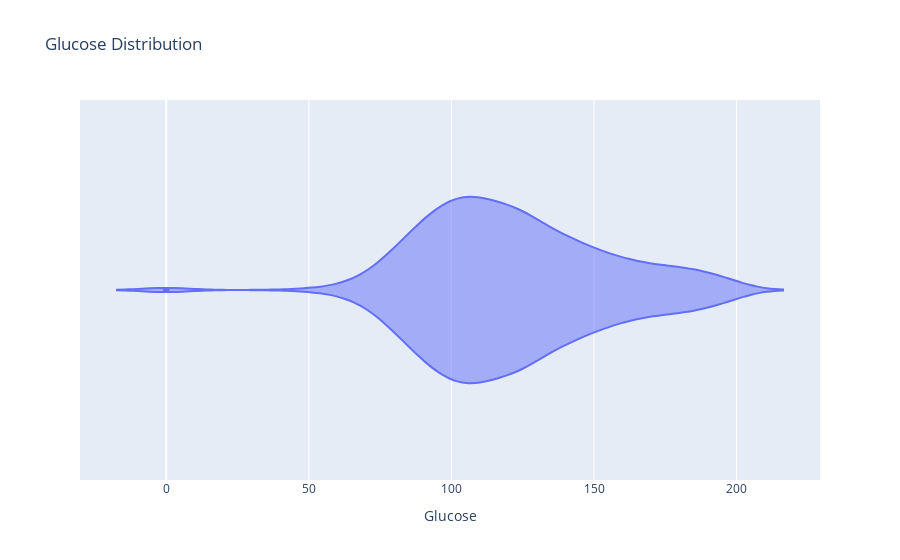

This figure's notebook cell:
### Code cell
px.violin(df, 'Glucose', title='Glucose Distribution')

### Figure 1 — Plotly figure (JSON) as saved in the notebook; plotly's stock layout.template omitted (floating-point values rounded to 4 significant figures; data arrays with more than 128 entries replaced by an {"elided": "..."} marker saying what was removed)
{"data": [{"alignmentgroup": "True", "box": {"visible": false}, "hovertemplate": "Glucose=%{x}<extra></extra>", "legendgroup": "", "marker": {"color": "#636efa"}, "name": "", "offsetgroup": "", "orientation": "h", "scalegroup": "True", "showlegend": false, "type": "violin", "x": {"elided": "768 int values"}, "x0": " ", "xaxis": "x", "y0": " ", "yaxis": "y"}], "layout": {"legend": {"tracegroupgap": 0}, "title": {"text": "Glucose Distribution"}, "violinmode": "group", "xaxis": {"anchor": "y", "domain": [0, 1], "title": {"text": "Glucose"}}, "yaxis": {"anchor": "x", "domain": [0, 1]}}}
